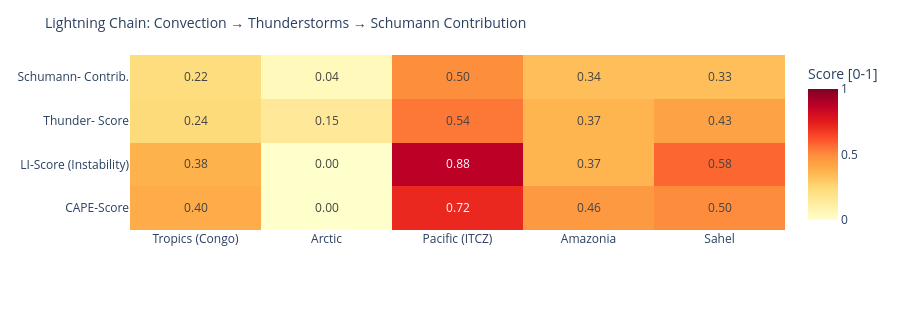

Here is the notebook cell this chart was saved with:
### Code cell
# ============================================================
# LIGHTNING CHAIN: Convection → Thunderstorms → Schumann
# Shows the causal chain per measurement point as heatmap
# ============================================================

def cape_score(v):
    """CAPE → normalized score [0,1]"""
    if v is None or pd.isna(v): return 0.0
    return min(1.0, float(v) / 3000)

def li_score(v):
    """Lifted Index: negative = unstable → score [0,1]"""
    if v is None or pd.isna(v): return 0.3
    return min(1.0, max(0.0, (-float(v) + 6) / 12))

def cloud_score(v):
    if v is None or pd.isna(v): return 0.3
    return float(v) / 100

def thunder_score(row):
    """Kombinierter Gewitterwahrscheinlichkeits-Score
    CAPE + LI + Bedeckung + WMO-Gewitter + konvektiver Niederschlag (showers)
    Hinweis: X-Ray und Kp sind kein Bestandteil – nur geomagn./solarer Kontext.
    """
    cs = cape_score(row.get('cape'))
    ls = li_score(row.get('li'))
    cl = cloud_score(row.get('cloud'))
    t  = 1.0 if row.get('thunderstorm') else 0.0
    # Convective precipitation (showers) as additional indicator
    sh = min(1.0, (row.get('showers') or 0) / 5.0)
    return round(cs * 0.30 + ls * 0.25 + cl * 0.15 + t * 0.20 + sh * 0.10, 3)

def schumann_contribution(t_score, lat):
    """Schumann contribution: higher in tropics (±30°), scaled by thunderstorm score"""
    lat_weight = max(0.3, 1.0 - abs(lat) / 60)
    return round(t_score * lat_weight, 3)

df_atm['cape_score']   = df_atm.apply(lambda r: cape_score(r['cape']), axis=1)
df_atm['li_score']     = df_atm.apply(lambda r: li_score(r['li']),    axis=1)
df_atm['thunder_score']= df_atm.apply(lambda r: thunder_score(r.to_dict()), axis=1)
df_atm['schumann_contribution'] = df_atm.apply(
    lambda r: schumann_contribution(r['thunder_score'], r['lat']), axis=1)

metrics = ['cape_score', 'li_score', 'thunder_score', 'schumann_contribution']
labels  = ['CAPE-Score', 'LI-Score\n(Instability)', 'Thunder-\nScore', 'Schumann-\nContrib.']
z_data  = [df_atm[m].tolist() for m in metrics]

fig = go.Figure(go.Heatmap(
    z=z_data,
    x=df_atm['point'].tolist(),
    y=labels,
    colorscale='YlOrRd',
    zmin=0, zmax=1,
    text=[[f'{v:.2f}' for v in row] for row in z_data],
    texttemplate='%{text}', textfont=dict(size=12),
    colorbar=dict(title='Score [0-1]')
))
fig.update_layout(
    title=dict(text='Lightning Chain: Convection → Thunderstorms → Schumann Contribution', font=dict(size=14)),
    height=310,
    plot_bgcolor='rgba(0,0,0,0)', paper_bgcolor='rgba(0,0,0,0)',
    margin=dict(l=130, r=80, t=55, b=80)
)
fig.show()

### Figure 1 — Plotly figure (JSON) as saved in the notebook; plotly's stock layout.template omitted (floating-point values rounded to 4 significant figures)
{"data": [{"colorbar": {"title": {"text": "Score [0-1]"}}, "colorscale": [[0.0, "rgb(255,255,204)"], [0.125, "rgb(255,237,160)"], [0.25, "rgb(254,217,118)"], [0.375, "rgb(254,178,76)"], [0.5, "rgb(253,141,60)"], [0.625, "rgb(252,78,42)"], [0.75, "rgb(227,26,28)"], [0.875, "rgb(189,0,38)"], [1.0, "rgb(128,0,38)"]], "text": [["0.40", "0.00", "0.72", "0.46", "0.50"], ["0.38", "0.00", "0.88", "0.37", "0.58"], ["0.24", "0.15", "0.54", "0.37", "0.43"], ["0.22", "0.04", "0.50", "0.34", "0.33"]], "textfont": {"size": 12}, "texttemplate": "%{text}", "type": "heatmap", "x": ["Tropics (Congo)", "Arctic", "Pacific (ITCZ)", "Amazonia", "Sahel"], "y": ["CAPE-Score", "LI-Score\n(Instability)", "Thunder-\nScore", "Schumann-\nContrib."], "z": [[0.4, 0.0, 0.7167, 0.46, 0.5], [0.375, 0.0, 0.875, 0.3667, 0.575], [0.239, 0.15, 0.543, 0.366, 0.426], [0.223, 0.045, 0.498, 0.335, 0.334]], "zmax": 1, "zmin": 0}], "layout": {"height": 310, "margin": {"b": 80, "l": 130, "r": 80, "t": 55}, "paper_bgcolor": "rgba(0,0,0,0)", "plot_bgcolor": "rgba(0,0,0,0)", "title": {"font": {"size": 14}, "text": "Lightning Chain: Convection → Thunderstorms → Schumann Contribution"}}}
